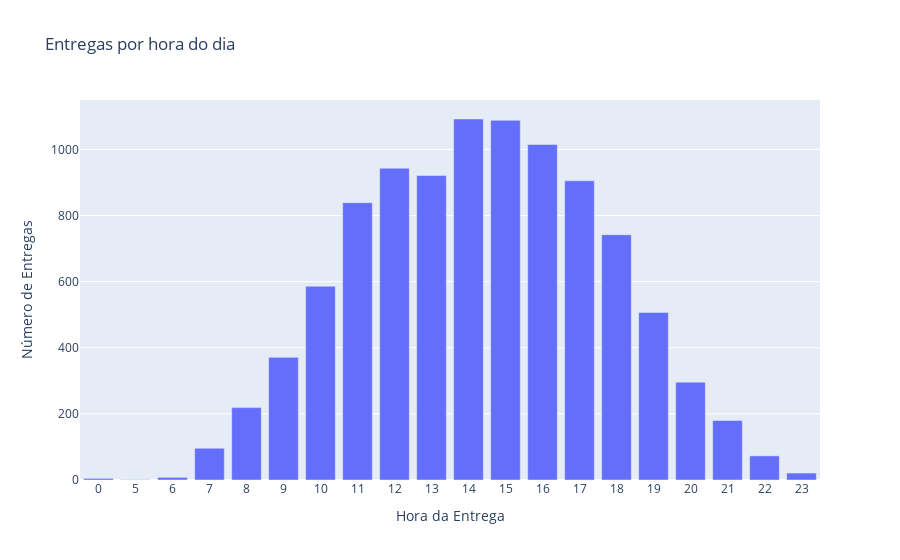

Notebook cell for this chart:
### Markdown cell above
### Verifying deliver per day and time span of 1 hour

### Code cell
df = pd.read_csv('../data/data_sorted_by_route.csv')

df['hora_entrega'] = df['hora_entrega'].astype('datetime64[ns]')
df['dia_entrega'] = df['hora_entrega'].dt.day
df['time_span_entrega'] = df['hora_entrega'].dt.hour

grouped_by_time_span = df.groupby(['time_span_entrega']).count().iloc[:,0]
grouped_by_day = df.groupby(['dia_entrega']).count().iloc[:,0]

bar_graph_labels_time_span = {
    'x': 'Hora da Entrega',
    'y': 'Número de Entregas'
}

bar_graph_labels_day = {
    'x': 'Dia da Entrega',
    'y': 'Número de Entregas'
}

fig_time_span = px.bar(
    grouped_by_time_span,
    x=grouped_by_time_span.index.astype(str),
    y=grouped_by_time_span.values,
    title='Entregas por hora do dia',
    labels=bar_graph_labels_time_span,
    hover_data={
        'Número de Entregas': grouped_by_time_span.values,
        'Hora da Entrega': grouped_by_time_span.index.astype(str)+ ' horas'
    })

fig_day = px.bar(
    grouped_by_day,
    x=grouped_by_day.index.astype(str),
    y=grouped_by_day.values,
    title='Entregras por dia do mês',
    labels=bar_graph_labels_day
)
fig_time_span.show()

### Figure 1 — Plotly figure (JSON) as saved in the notebook; plotly's stock layout.template omitted (floating-point values rounded to 4 significant figures)
{"data": [{"alignmentgroup": "True", "customdata": [[5, "0 horas"], [1, "5 horas"], [8, "6 horas"], [96, "7 horas"], [219, "8 horas"], [371, "9 horas"], [586, "10 horas"], [839, "11 horas"], [943, "12 horas"], [921, "13 horas"], [1092, "14 horas"], [1088, "15 horas"], [1015, "16 horas"], [905, "17 horas"], [742, "18 horas"], [507, "19 horas"], [296, "20 horas"], [180, "21 horas"], [73, "22 horas"], [21, "23 horas"]], "hovertemplate": "Hora da Entrega=%{customdata[1]}<br>Número de Entregas=%{customdata[0]}<extra></extra>", "legendgroup": "", "marker": {"color": "#636efa", "pattern": {"shape": ""}}, "name": "", "offsetgroup": "", "orientation": "v", "showlegend": false, "textposition": "auto", "type": "bar", "x": ["0", "5", "6", "7", "8", "9", "10", "11", "12", "13", "14", "15", "16", "17", "18", "19", "20", "21", "22", "23"], "xaxis": "x", "y": [5, 1, 8, 96, 219, 371, 586, 839, 943, 921, 1092, 1088, 1015, 905, 742, 507, 296, 180, 73, 21], "yaxis": "y"}], "layout": {"barmode": "relative", "legend": {"tracegroupgap": 0}, "title": {"text": "Entregas por hora do dia"}, "xaxis": {"anchor": "y", "domain": [0, 1], "title": {"text": "Hora da Entrega"}}, "yaxis": {"anchor": "x", "domain": [0, 1], "title": {"text": "Número de Entregas"}}}}
